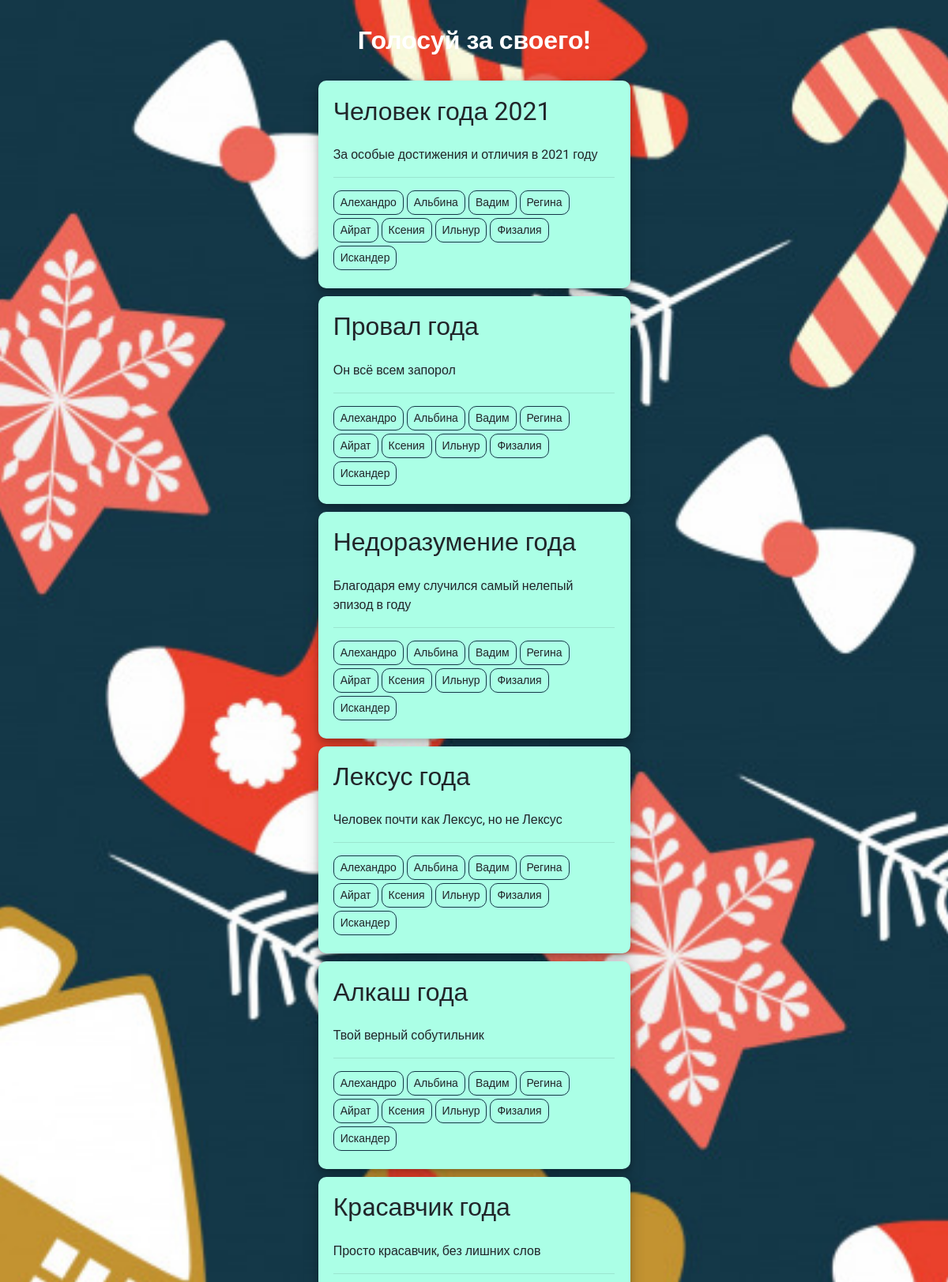
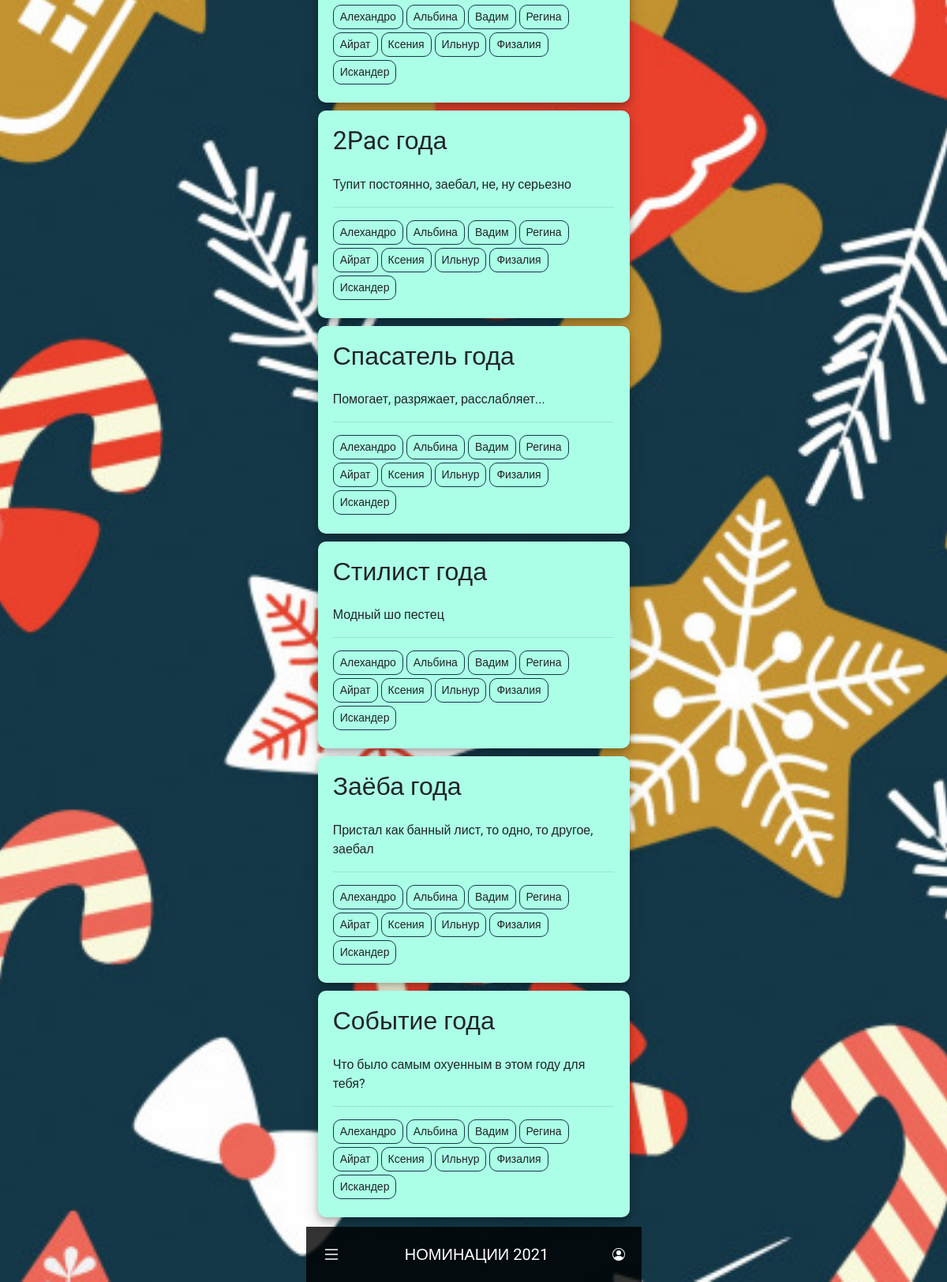
Page / (signed in) on the committed database (2 pictures, top to bottom).
### votes/models.py (models this page shows, shortened)
class Nominations(models.Model):
    title = models.CharField(max_length=45, null=False, blank=False, unique=True, verbose_name='Номинация')
    description = models.CharField(max_length=500, null=False, blank=False, verbose_name='Описание')

### account/models.py (models this page shows)
class User(AbstractUser):
    class Colors(models.TextChoices):
        BLUE = "BLU", "#99b6ff"
        PINK = "PNK", "#ff99cc"
        BROWN = "BRW", "#ffa399"
        GREEN = "GRN", "#4ff965"
        VIOLET = "VLT", "#eb99ff"
        YELLOW = "YLW", "#99a9ff"
    color = models.CharField(max_length=3, choices=Colors.choices, default=Colors.BLUE)

### votes/views.py (the view)
# urls.py: path('', NominationList.as_view(), name='index'),
class NominationList(LoginRequiredMixin, ListView):
    model = Nominations
    template_name = "votes/index.html"
    login_url = 'account:login'
    def get_context_data(self, *, object_list=None, **kwargs):
        context = super(NominationList, self).get_context_data(**kwargs)
        context['user_list'] = User.objects.all()
        user_votes = Votes.objects.filter(voter__id=self.request.user.id).values_list('nomination__id', flat=True)
        context['voted'] = list(user_votes)
        print(context['voted'])
        return context

### votes/templates/votes/index.html
{% extends 'votes/base.html' %}
{% block content %}
{% if nominations_list %}
<section class="main-section">
    <h2 style="color: white; margin: 1em; text-align: center;"><strong>Голосуй за своего!</strong></h2>
    {% for nomination in nominations_list %}
    <article style="padding: 1.2em; border-radius: 10px;{% if nomination.pk in voted %}background-color:#abffe6;{% endif %}">
        <a href="{% url 'nomination' nomination.pk %}">
            <h2>
                {{ nomination.title }}
            </h2>
            <p class="expand" style="margin-top: 1.5em">
                {{ nomination.description }}
            </p>
        </a>
        <hr>
        {% for user in user_list %}
        <a href="{% url 'vote' %}?nomination={{ nomination.id }}&nominee={{ user.id }}" class="btn btn-sm btn-outline mb-1">{{ user.first_name }}</a>
        {% endfor %}
    </article>
    {% endfor %}
</section>
{% endif %}
{% endblock content %}

### votes/static/votes/main.css (style rules this page uses)
* { box-sizing: border-box; margin: 0px; padding: 0px; text-decoration: none; font-family: 'Roboto', verdana, sans-serif; }
html, body { height: 100%; }
body { margin: auto; max-width: 425px; background-attachment: fixed; background-position: center; background-repeat: no-repeat; background-size: cover; background-image: url("../static/media/christmas-pattern.jpg"); }
article { padding: 10px; margin-bottom: 10px; background: rgba(255, 255, 255, 0.9); border-radius: 2px; backdrop-filter: blur(4px); box-shadow: 0 4px 8px 0 rgba(0, 0, 0, 0.2), 0 6px 20px 0 rgba(0, 0, 0, 0.19); }
p { margin-top: 10px; }
h1, h2, h3, h4 { font-weight: normal; }
a { color: inherit; text-decoration: inherit; }
.btn { border-radius: 10px; border-width: 1px; border-color: #133747; }
section { padding-bottom: 4.5em; }

### rows in the picture
Nominations: title "Человек года 2021", description "За особые достижения и отличия в 2021 году"
User: first_name "Алехандро"
User: first_name "Альбина"
User: first_name "Вадим"
User: first_name "Регина"
User: first_name "Айрат"
User: first_name "Ксения"
User: first_name "Ильнур"
User: first_name "Физалия"
User: first_name "Искандер"
Nominations: title "Провал года", description "Он всё всем запорол"
Nominations: title "Недоразумение года", description "Благодаря ему случился самый нелепый эпизод в году"
Nominations: title "Лексус года", description "Человек почти как Лексус, но не Лексус"
Nominations: title "Алкаш года", description "Твой верный собутильник"
Nominations: title "Крaсавчик года", description "Просто красавчик, без лишних слов"
Nominations: title "2Pac года", description "Тупит постоянно, заебал, не, ну серьезно"
Nominations: title "Спасатель года", description "Помогает, разряжает, расслабляет..."
Nominations: title "Стилист года", description "Модный шо пестец"
Nominations: title "Заёба года", description "Пристал как банный лист, то одно, то другое, заебал"
Nominations: title "Событие года", description "Что было самым охуенным в этом году для тебя?"
